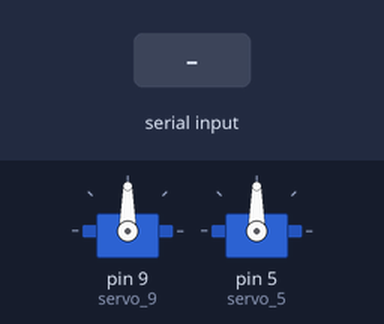
Simulated run of this sketch. Board: Arduino Uno, built with avr-gcc and run on an emulated ATmega328P. On the bench: 2 × servo. The test bench sets the inputs (shaded band).

Above: at 1.7 s.
1.8 s: "30,150,10\n" received over Serial
At 3.6 s:
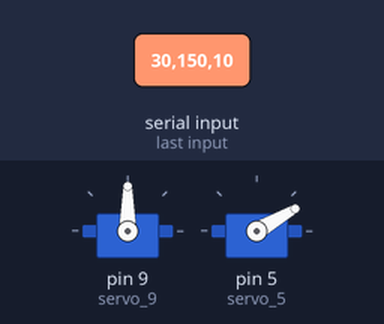
4.3 s: "1\n" received over Serial
At 7.1 s:
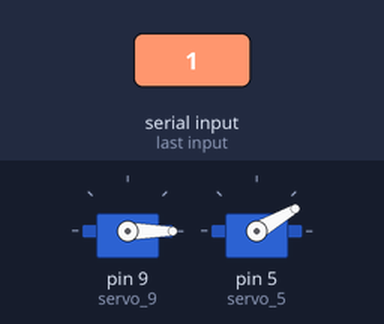
7.3 s: "90,45,200\n" received over Serial
At 9.0 s:
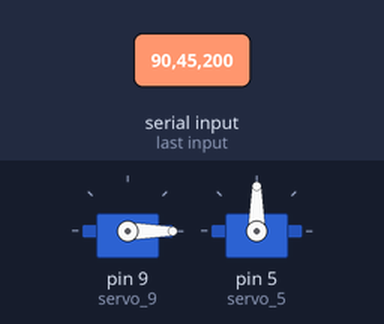
9.8 s: "1,90\n" received over Serial
At 11.6 s:
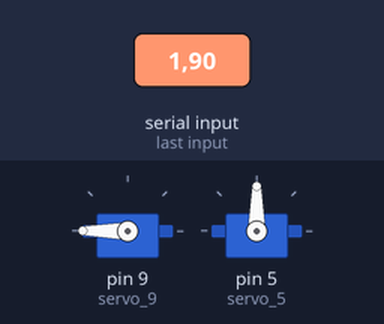
12.8 s: "200\n" received over Serial
At 14.2 s:
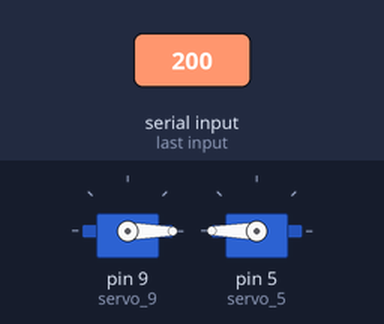
15.3 s: "1,90,45\n" received over Serial
At 19.7 s:
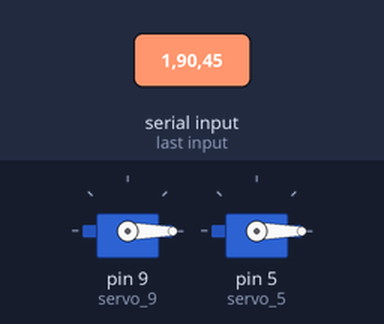
Timing chart, 0 to 20.8 s (numbered marks = the images above; inputs shaded):
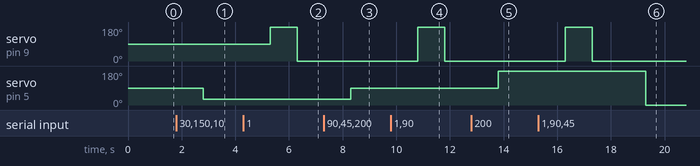

The sketch:

test_arduino.ino
```cpp
#include <Servo.h>


#define servo_9_pin 9;
#define servo_5_pin 5;
int servo_9_angle = 90;
int item;
Servo servo_9;
Servo servo_5;
void setup() {
  Serial.begin(9600);
  servo_9.attach(9);
  servo_5.attach(5);
  delay(500);             //500是让板子缓冲，然后执行动作


}

void loop() {
  if ((item = String(Serial.readString()).toInt()) == 1)
  {
  servo_9.write(180);
  delay(1000);
  servo_9.write(0);
  delay(1000);
}


  if ((item = String(Serial.readString()).toInt()) != 1){
    servo_5.write(item);

  }
  delay(500);

}
```

sound_arduino.cpp
```cpp
long item;


void setup()

{

  item = 0;

  Serial.begin(9600);

  pinMode(5, OUTPUT);

}


void loop()

{

  if (Serial.available() > 0) {

    item = String(Serial.readString()).toInt();

    switch (item) {

     case 1:

      tone(5,131);

      break;

     case 2:

      tone(5,131);

      break;

     case 3:

      tone(5,131);

      break;

    }


  }


}
```

Measured:
- after the input at 1.8 s, servo on pin 5 (servo_5): 90° → 30° after 1.0 s
- after the input at 4.3 s, servo on pin 9 (servo_9): 90° → 180° after 1.0 s, → 0° 1.0 s later; servo on pin 5 (servo_5): stays 30° (without the input it goes to 0° after 1.0 s)
- after the input at 7.3 s, servo on pin 5 (servo_5): 30° → 90° after 1.0 s
- after the input at 9.8 s, servo on pin 9 (servo_9): 0° → 180° after 1.0 s, → 0° 1.0 s later; servo on pin 5 (servo_5): stays 90° (without the input it goes to 0° after 1.0 s)
- after the input at 12.8 s, servo on pin 5 (servo_5): 90° → 180° after 1.0 s
- after the input at 15.3 s, servo on pin 9 (servo_9): 0° → 180° after 1.0 s, → 0° 1.0 s later; servo on pin 5 (servo_5): 180° → 0° after 4.0 s instead of 1.0 s
